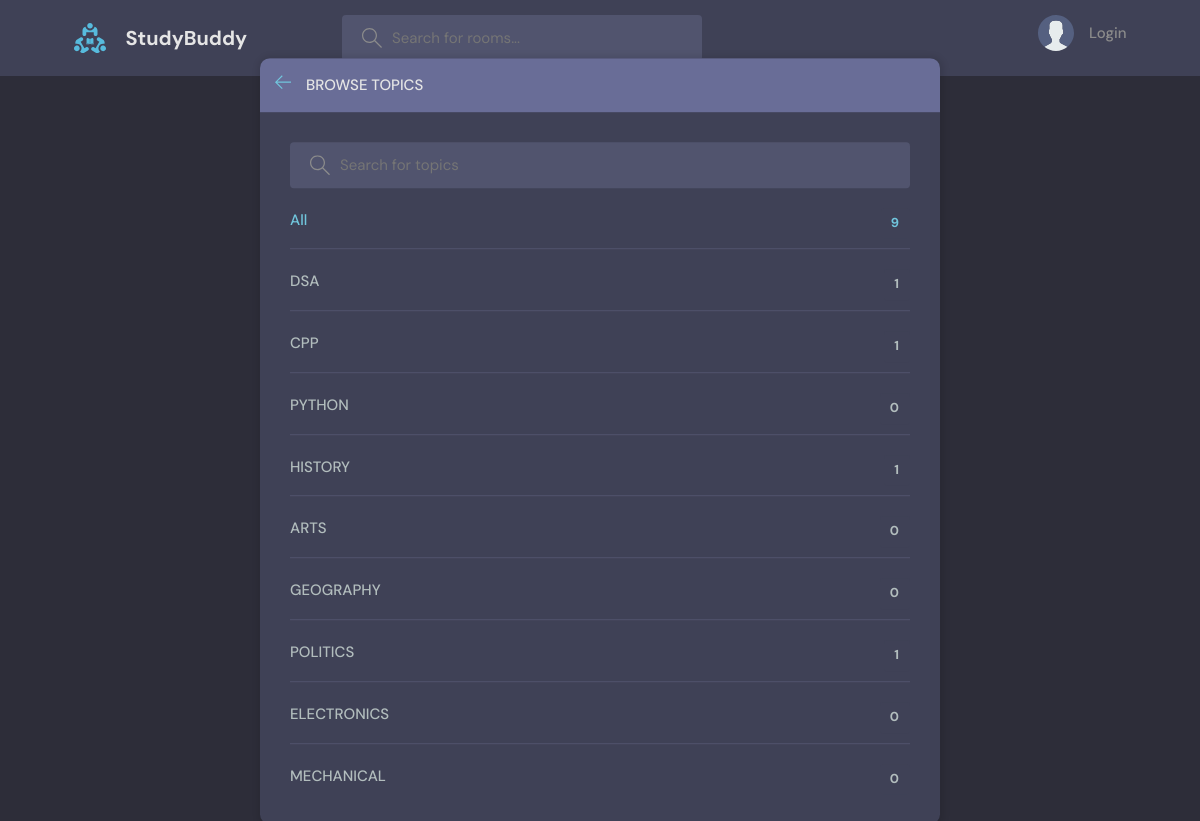
Page /topics/ on the committed database.
### base/models.py (models this page shows, shortened)
class Topic(models.Model):
    name = models.CharField(max_length=200)

### base/views.py (the view)
# urls.py: path('topics/',views.topicsPage,name= "topics"),
def topicsPage(request):
    q = request.GET.get('q') if request.GET.get('q') != None else ''
    topics = Topic.objects.filter(name__icontains=q)
    return render(request, 'base/topics.html', {'topics' : topics})

### templates/base/topics.html (shortened to what this page needs)
{% extends 'main.html' %}
{% block content %}
    <main class="create-room layout">
      <div class="container">
        <div class="layout__box">
          <div class="layout__boxHeader">
            <div class="layout__boxTitle">
              <a href="{% url 'home' %}">
                <svg version="1.1" xmlns="http://www.w3.org/2000/svg" width="32" height="32" viewBox="0 0 32 32">
                  <title>arrow-left</title>
                  <path
                    d="M13.723 2.286l-13.723 13.714 13.719 13.714 1.616-1.611-10.96-10.96h27.625v-2.286h-27.625l10.965-10.965-1.616-1.607z"
                  ></path>
                </svg>
              </a>
              <h3>Browse Topics</h3>
            </div>
          </div>
          <div class="topics-page layout__body">
            <form action="" method="GET" class="header__search">
              <label>
                <input name="q" placeholder="Search for topics" />
              </label>
            </form>
            <ul class="topics__list">
              <li>
                <a href="{% url 'topics' %}" class="active">All <span>{{topics.count}}</span></a>
              </li>
              {% for topic in topics %}
              <li>
                <a href="{% url 'home' %}?q={{topic.name}}">{{topic.name}} <span>{{topic.room_set.all.count}}</span></a>
              </li>
              {% endfor %}
            </ul>
          </div>
        </div>
      </div>
    </main>
{% endblock content %}

### static/styles/style.css (style rules this page uses)
:root { --color-main: #71c6dd; --color-main-light: #e1f6fb; --color-dark: #3f4156; --color-dark-medium: #51546e; --color-dark-light: #696d97; --color-light: #e5e5e5; --color-gray: #8b8b8b; --color-light-gray: #b2bdbd; --color-bg: #2d2d39; --color-success: #5dd693; --color-error: #fc4b0b; }
* { font-family: "DM Sans", -apple-system, BlinkMacSystemFont, "Segoe UI", Roboto, Oxygen, Ubuntu, Cantarell, "Open Sans", "Helvetica Neue", sans-serif; margin: 0; padding: 0; box-sizing: border-box; text-rendering: optimizeLegibility; font-size: inherit; }
html { font-size: 56.25%; }
@media only screen and (min-width: 1200px) { html { font-size: 62.5%; } }
body { line-height: 1.6; font-weight: 400; font-size: 1.5rem; color: var(--color-light-gray); background-color: var(--color-bg); min-height: 100vh; }
a { display: inline-block; color: var(--color-main); text-decoration: none; }
.container { max-width: 120rem; width: 90%; margin: auto; }
.header__search > label { background-color: var(--color-dark-medium); padding: 1.3rem 1rem; display: flex; align-items: center; gap: 1rem; border-radius: 4px; }
.header__search svg { fill: var(--color-gray); width: 2rem; height: 2rem; margin-left: 1rem; }
.header__search input { width: 30rem; background: transparent; border: none; outline: none; color: var(--color-light); }
.layout { margin-top: 2.4rem; }
.layout > .container { display: flex; justify-content: space-between; align-items: flex-start; }
.layout__box { width: 90%; max-width: 48rem; min-height: 40rem; position: absolute; top: 50%; left: 50%; transform: translate(-50%, -46%); background-color: var(--color-dark); border-radius: 1rem; box-shadow: 1px 1px 6px 3px rgba(0, 0, 0, 0.1); overflow: hidden; }
.layout__boxHeader { display: flex; padding: 1.5rem; background-color: var(--color-dark-light); }
.layout__boxTitle { display: flex; gap: 1.5rem; align-items: center; }
.layout__boxTitle h3 { text-transform: uppercase; font-weight: 500; color: var(--color-light); }
.layout__boxTitle svg { width: 1.6rem; height: 1.6rem; fill: var(--color-main); }
.layout__body { margin: 3rem; }
.topics__list { list-style: none; }
.topics__list li a { display: flex; justify-content: space-between; margin-bottom: 3rem; font-weight: 500; color: var(--color-light-gray); transition: all 0.3s ease-in-out; }
.topics__list li a.active, .topics__list li a:hover { color: var(--color-main); }
.topics__list li a span { padding: 0.5rem 1rem; background-color: var(--color-dark); border-radius: 3px; font-size: 1.3rem; font-weight: 700; letter-spacing: 1px; }
.topics-page .topics__list li:not(:last-child) a { margin: 2rem 0; padding-bottom: 1rem; text-decoration: none; border-bottom: 1px solid var(--color-dark-medium); }
.topics-page .header__search { display: block; }
.create-room.layout .layout__box { max-width: 68rem; }

### rows in the picture
Topic: name "DSA", room_set.all.count "1"
Topic: name "CPP", room_set.all.count "1"
Topic: name "PYTHON", room_set.all.count "0"
Topic: name "HISTORY", room_set.all.count "1"
Topic: name "ARTS", room_set.all.count "0"
Topic: name "GEOGRAPHY", room_set.all.count "0"
Topic: name "POLITICS", room_set.all.count "1"
Topic: name "ELECTRONICS", room_set.all.count "0"
Topic: name "MECHANICAL", room_set.all.count "0"

### other values in the picture
{{ topics.count }} "9"
